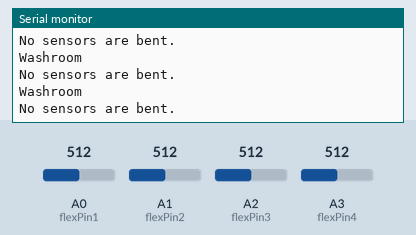
The sketch below on a simulated Arduino Uno, built with avr-gcc and run on an emulated ATmega328P. Parts: the last lines printed to the serial monitor. The test bench sets the inputs (shaded band); at power-on: A1 (flexPin2) = 512, A2 (flexPin3) = 512, A0 (flexPin1) = 512, A3 (flexPin4) = 512.

Above: at 1.3 s.
1.4 s: A1 (flexPin2) set to 1010
At 2.1 s:
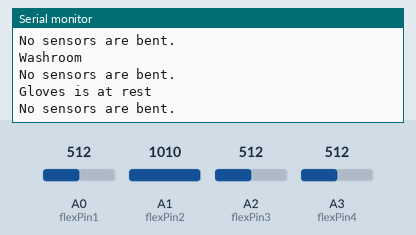
3.6 s: A2 (flexPin3) set to 1010
At 4.2 s:
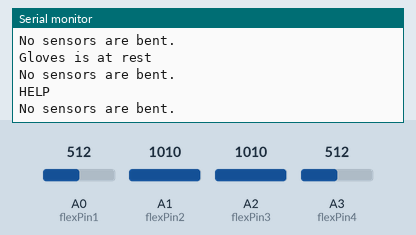
5.8 s: A1 (flexPin2) set to 992
At 6.3 s:
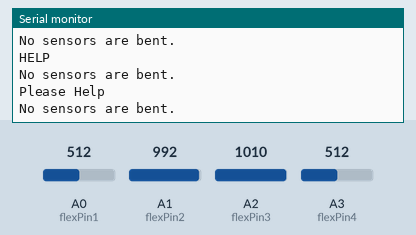

The sketch:

code.ino
```cpp
#include <SoftwareSerial.h>

// Pin assignments for flex sensors
const int flexPin1 = A0;
const int flexPin2 = A1;
const int flexPin3 = A2;
const int flexPin4 = A3;

// Initialize Bluetooth module communication pins (RX, TX)
SoftwareSerial bluetooth(2, 3); // RX, TX

void setup() {
  // Start serial communication for debugging and Bluetooth communication
  Serial.begin(9600);
  bluetooth.begin(9600);

  // Set flex sensor pins as input
  pinMode(flexPin1, INPUT);
  pinMode(flexPin2, INPUT);
  pinMode(flexPin3, INPUT);
  pinMode(flexPin4, INPUT);
}

void loop() {
  // Read flex sensor values
  int flexValue1 = analogRead(flexPin1);
  int flexValue2 = analogRead(flexPin2);
  int flexValue3 = analogRead(flexPin3);
  int flexValue4 = analogRead(flexPin4);

  // Check flex sensor values and send appropriate messages
  if (flexValue1 < 1030 && flexValue2 < 995 && flexValue3 < 995 && flexValue4 < 1030) {
    Serial.println("Washroom");
    bluetooth.println("Washroom");
  } else if (flexValue1 < 1030 && flexValue2 > 1000 && flexValue3 < 995 && flexValue4 < 1030) {
    Serial.println("Gloves is at rest");
    bluetooth.println("Gloves is at rest");
  } else if (flexValue1 < 1030 && flexValue2 < 995 && flexValue3 > 1000 && flexValue4 < 1030) {
    Serial.println("Please Help");
    bluetooth.println("Please Help");
  } else if (flexValue1 < 1050 && flexValue2 > 1000 && flexValue3 > 1000 && flexValue4 < 1050) {
    Serial.println("HELP");
    bluetooth.println("HELP");
  }

  // Additional conditions
  if (flexValue1 < 1050 && flexValue2 < 1000 && flexValue3 > 1000 && flexValue4 > 1050) {
    Serial.println("Help");
    bluetooth.println("Help");
  } else if (flexValue1 > 1020 && flexValue2 < 995 && flexValue3 < 990 && flexValue4 > 900) {
    Serial.println("Take Me Out");
    bluetooth.println("Take Me Out");
  } else {
    Serial.println("No sensors are bent.");
    bluetooth.println("No sensors are bent.");
  }

  // Add a small delay to avoid spamming
  delay(500);
}
```

Measured:
- after the input at 1.4 s, the serial monitor: prints a new line after 0.20 s (image 1)
- after the input at 3.6 s, the serial monitor: prints a new line after 0.18 s (image 2)
- after the input at 5.8 s, the serial monitor: prints a new line after 0.10 s (image 3)
